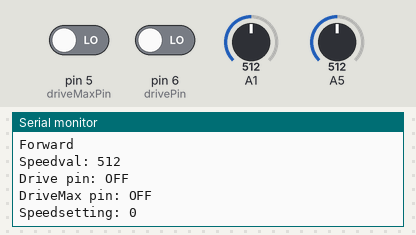
This sketch was run on a simulated Arduino Uno, built with avr-gcc and run on an emulated ATmega328P. Shown: the last lines printed to the serial monitor. The inputs (shaded band) are chosen by the test bench; at power-on: A1 = 512, pin 5 (driveMaxPin) LOW, pin 6 (drivePin) LOW, A5 = 512.

Above: at 5.8 s.
5.9 s: A1 set to 390
16.6 s: pin 5 (driveMaxPin) driven HIGH
26.8 s: pin 6 (drivePin) driven HIGH
At 31.4 s:
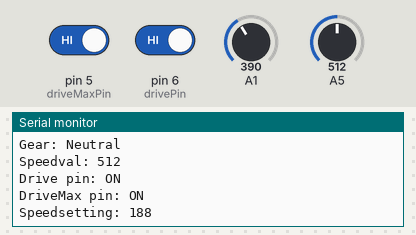
36.8 s: A1 set to 810
46.9 s: A5 set to 560
At 51.8 s:
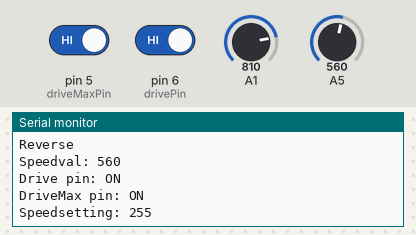
52.9 s: A5 set to 540
At 56.9 s:
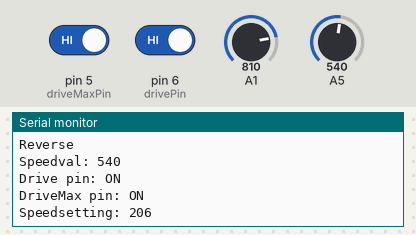
Timing chart, 0 to 58.4 s (numbered marks = the images above; inputs shaded):
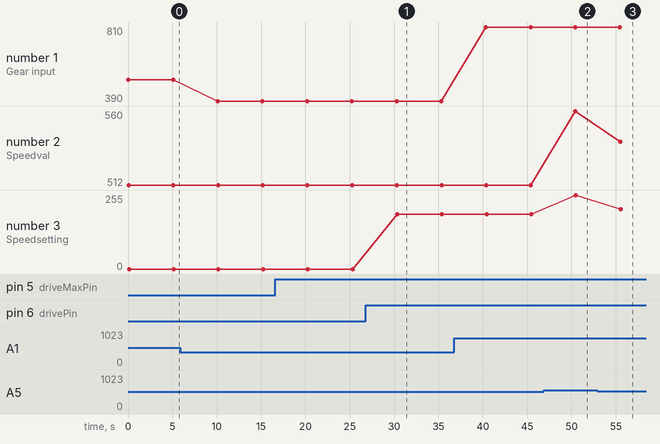

Measured:
- after the input at 26.8 s, the serial monitor: prints a new line after 3.5 s (image 1)
- after the input at 46.9 s, the serial monitor: prints a new line after 3.5 s (image 2)
- after the input at 52.9 s, the serial monitor: prints a new line after 2.6 s (image 3)
- plotted number 1: 512 → 390 after the input at 5.9 s, 390 → 810 after the input at 36.8 s
- plotted number 2: 512 → 560 after the input at 46.9 s, 560 → 540 after the input at 52.9 s
- plotted number 3: 0 → 188 after the input at 26.8 s, 188 → 255 after the input at 46.9 s, 255 → 206 after the input at 52.9 s

The sketch:

motorcontroller-inputtest.ino
```cpp
//
// input testing sequence
// arduino program for spijkstaal controller
//
// A5 = gas pedal
// A1 = gearbox switch
int drivePin = 6;
int driveMaxPin = 5;
typedef enum Gear { reverse, neutral, forward };
int maxSpeed = 255;

void setup() {
  pinMode(drivePin, INPUT); // pullup?
  pinMode(driveMaxPin, INPUT); // pullup?
  Serial.begin(9600);
  Serial.println("Spijkstaal Controller testing sequence started");
}

Gear gearSwitch() {
  int dval = analogRead(A1);
  Serial.print("Gear input: ");
  Serial.println(dval);
  Gear newdir = neutral;
  if (dval > 400) newdir = forward;
  if (dval > 800) newdir = reverse;
  return newdir;
}

void loop() {
  switch (gearSwitch()) {
    case neutral:  // Gear is in neutral
      Serial.println("Gear: Neutral");
	  break;
	case forward: // driving forward
      Serial.println("Forward");
	  break;
	case reverse: // driving backwards
      Serial.println("Reverse");
	  break;
  }
  bool drive = digitalRead(drivePin);
  bool driveMax = digitalRead(driveMaxPin);
  int speedval = analogRead(A5);
  Serial.print("Speedval: ");
  Serial.println(speedval);
  Serial.print("Drive pin: ");
  if (drive) Serial.println("ON"); else Serial.println("OFF");
  Serial.print("DriveMax pin: ");
  if (driveMax) Serial.println("ON"); else Serial.println("OFF");
  if (drive) {
    if ((driveMax) && (speedval > 550)) {
	    speedval=maxSpeed;
	  } else {
      speedval = map(analogRead(A5),220,615,0,maxSpeed);
	  }
  } else {
    speedval = 0;
  }
  Serial.print("Speedsetting: ");
  Serial.println(speedval);
  Serial.println();
  Serial.println();
  delay(5000);
}
```
